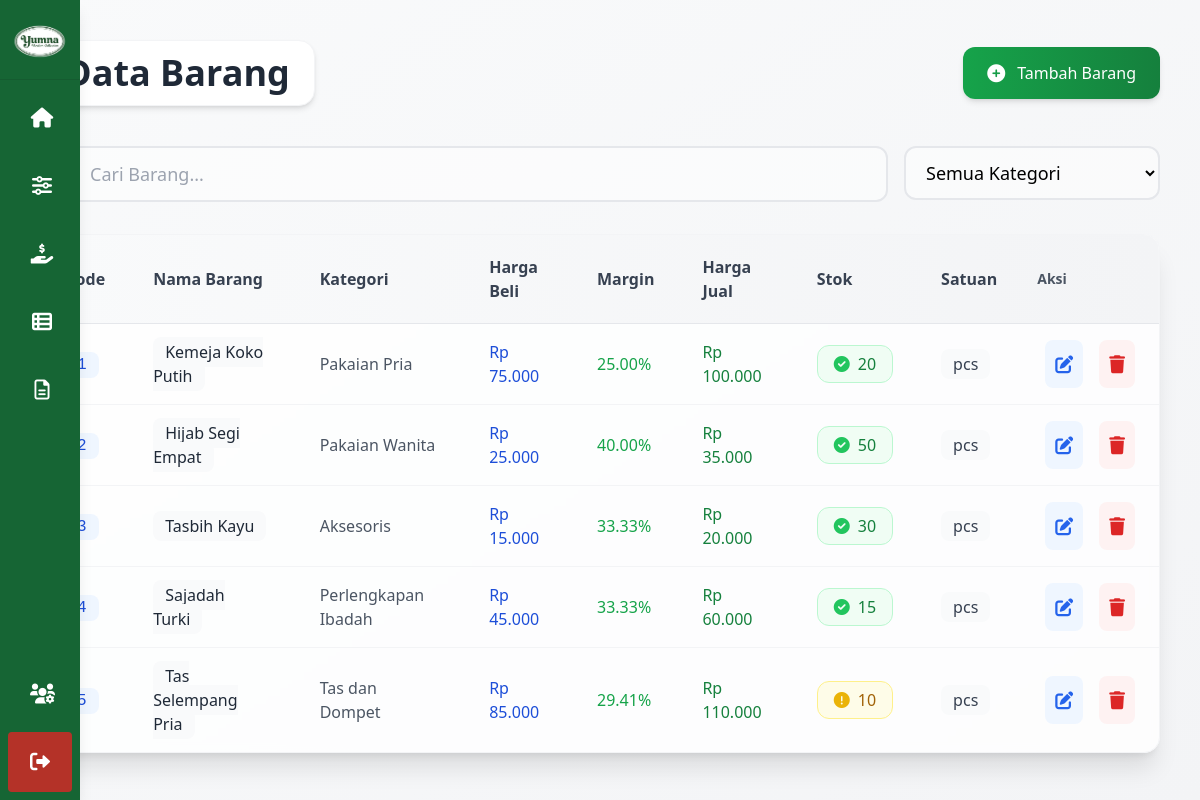
The page /pages/manage_barang.php (signed in) on the database its author committed.
### tables this page shows
CREATE TABLE barang (
    id_barang INT(10) AUTO_INCREMENT PRIMARY KEY,
    id_kategori INT(10) NOT NULL,
    nama_barang VARCHAR(50) NOT NULL,
    harga_beli INT(10) NOT NULL,
    margin DECIMAL(10,2) NOT NULL,
    harga_jual INT(10) NOT NULL,
    stok INT(5) NOT NULL DEFAULT 0,
    satuan_barang VARCHAR(20) NOT NULL,
    FOREIGN KEY (id_kategori) REFERENCES kategori(id_kategori) ON DELETE CASCADE
);

CREATE TABLE kategori (
    id_kategori INT(10) AUTO_INCREMENT PRIMARY KEY,
    kategori_barang VARCHAR(100) NOT NULL
);

### pages/manage_barang.php (the view, shortened to what this page needs)
<?php
require_once '../config/koneksi.php';
function formatRupiah($angka)
{
    return "Rp " . number_format($angka, 0, ',', '.');
}
$stmt = $pdo->query("SELECT b.*, k.kategori_barang
                    FROM barang b
                    JOIN kategori k ON b.id_kategori = k.id_kategori
                    ORDER BY b.id_barang");
$barangs = $stmt->fetchAll(PDO::FETCH_ASSOC);
?>
<!DOCTYPE html>
<html lang="id">
<head>
    <script src="https://cdn.tailwindcss.com"></script>
    <link rel="stylesheet" href="https://cdnjs.cloudflare.com/ajax/libs/font-awesome/6.0.0-beta3/css/all.min.css">
</head>
<body class="bg-gradient-to-br from-gray-50 to-gray-100 min-h-screen">
    <div class="flex">
        <?php include '../includes/sidebar.php'; ?>
        <main class="flex-1 p-6 sm:p-8 lg:p-10">
            <div class="max-w-7xl mx-auto">
                <header class="flex flex-col sm:flex-row justify-between items-center mb-10 gap-4">
                    <div class="flex items-center gap-4">
                        <h1 class="text-3xl sm:text-4xl font-bold text-gray-800 bg-white py-3 px-6 rounded-2xl shadow-md border border-gray-100">
                            Data Barang
                        </h1>
                    </div>
                    <?php if ($user_level === 'admin'): ?>
                        <button onclick="openModal('add')"
                            class="bg-gradient-to-r from-green-600 to-green-700 hover:from-green-700 hover:to-green-800 text-white px-6 py-3 rounded-xl flex items-center gap-3 transition-all duration-300 shadow-md hover:shadow-lg transform hover:-translate-y-0.5">
                            <i class="fas fa-plus-circle text-lg"></i>
                            <span class="font-medium">Tambah Barang</span>
                        </button>
                    <?php endif; ?>
                </header>
                <div class="mb-8">
                    <div class="flex gap-4">
                        <div class="flex-1 flex gap-4">
                            <div class="relative flex-1">
                                <input type="text"
                                    id="searchInput"
                                    placeholder="Cari Barang..."
                                    class="w-full pl-12 pr-4 py-3 text-lg rounded-xl border-2 border-gray-200 focus:outline-none focus:ring-2 focus:ring-green-500 focus:border-transparent transition-all bg-white/50">
                            </div>
                            <div class="w-64">
                                <select id="categoryFilter"
                                    class="w-full px-4 py-3 text-lg rounded-xl border-2 border-gray-200 focus:outline-none focus:ring-2 focus:ring-green-500 focus:border-transparent transition-all bg-white/50">
                                    <option value="">Semua Kategori</option>
                                </select>
                            </div>
                        </div>
                    </div>
                </div>
                <div class="bg-white/80 backdrop-blur-sm rounded-2xl shadow-xl overflow-hidden border border-gray-100">
                    <div class="overflow-x-auto">
                        <table class="w-full">
                            <thead class="bg-gradient-to-r from-gray-50 to-gray-100 border-b border-gray-200">
                                <tr>
                                    <th class="px-6 py-5 text-left text-base font-semibold text-gray-700">Kode</th>
                                    <th class="px-6 py-5 text-left text-base font-semibold text-gray-700">Nama Barang</th>
                                    <th class="px-6 py-5 text-left text-base font-semibold text-gray-700">Kategori</th>
                                    <th class="px-6 py-5 text-left text-base font-semibold text-gray-700">Harga Beli</th>
                                    <th class="px-6 py-5 text-left text-base font-semibold text-gray-700">Margin</th>
                                    <th class="px-6 py-5 text-left text-base font-semibold text-gray-700">Harga Jual</th>
                                    <th class="px-6 py-5 text-left text-base font-semibold text-gray-700">Stok</th>
                                    <th class="px-6 py-5 text-left text-base font-semibold text-gray-700">Satuan</th>
                                    <?php if ($user_level === 'admin'): ?>
                                        <th class="px-4 py-3 text-left text-sm font-semibold text-gray-600">Aksi</th>
                                    <?php endif; ?>
                                </tr>
                            </thead>
                            <tbody class="divide-y divide-gray-100" id="tableBody">
                                <?php foreach ($barangs as $barang): ?>
                                    <tr class="hover:bg-gray-50/50 transition-colors duration-150">
                                        <td class="px-6 py-4 text-base text-gray-600 font-medium">
                                            <span class="bg-blue-50 text-blue-700 px-3 py-1 rounded-lg font-mono">
                                                <?= htmlspecialchars($barang['id_barang']) ?>
                                            </span>
                                        </td>
                                        <td class="px-6 py-4">
                                            <span class="text-gray-800 font-medium text-base bg-gray-50 px-3 py-1 rounded-lg">
                                                <?= htmlspecialchars($barang['nama_barang']) ?>
                                            </span>
                                        </td>
                                        <td class="px-6 py-4 text-base text-gray-600"><?= htmlspecialchars($barang['kategori_barang']) ?></td>
                                        <td class="px-6 py-4">
                                            <span class="text-base font-medium text-blue-700"><?= formatRupiah($barang['harga_beli']) ?></span>
                                        </td>
                                        <td class="px-6 py-4">
                                            <span class="text-base font-medium <?= $barang['margin'] > 20 ? 'text-green-600' : 'text-blue-600' ?>">
                                                <?= number_format($barang['margin'], 2) ?>%
                                            </span>
                                        </td>
                                        <td class="px-6 py-4">
                                            <span class="text-base font-medium text-green-700"><?= formatRupiah($barang['harga_jual']) ?></span>
                                        </td>
                                        <td class="px-6 py-4">
                                            <span class="px-4 py-1.5 text-base rounded-xl inline-flex items-center gap-2 font-medium
                                                <?= $barang['stok'] > 10 ? 'bg-green-50 text-green-700 border border-green-200' : ($barang['stok'] > 0 ? 'bg-yellow-50 text-yellow-700 border border-yellow-200' :
                                                    'bg-red-50 text-red-700 border border-red-200') ?>">
                                                <i class="fas <?= $barang['stok'] > 10 ? 'fa-check-circle text-green-500' : ($barang['stok'] > 0 ? 'fa-exclamation-circle text-yellow-500' :
                                                                    'fa-times-circle text-red-500') ?>"></i>
                                                <?= $barang['stok'] ?>
                                            </span>
                                        </td>
                                        <td class="px-6 py-4">
                                            <span class="text-base font-medium text-gray-700 bg-gray-50 px-3 py-1 rounded-lg">
                                                <?= htmlspecialchars($barang['satuan_barang']) ?>
                                            </span>
                                        </td>
                                        <?php if ($user_level === 'admin'): ?>
                                            <td class="px-6 py-4">
                                                <div class="flex gap-4">
                                                    <button onclick='openModal("edit", <?= json_encode($barang) ?>)'
                                                        class="text-blue-600 hover:text-blue-800 bg-blue-50 p-2.5 rounded-lg hover:bg-blue-100 transition-colors">
                                                        <i class="fas fa-edit text-lg"></i>
                                                    </button>
                                                    <form method="POST" class="inline" onsubmit="return confirmDelete()">
                                                        <button type="submit" class="text-red-600 hover:text-red-800 bg-red-50 p-2.5 rounded-lg hover:bg-red-100 transition-colors">
                                                            <i class="fas fa-trash text-lg"></i>
                                                        </button>
                                                    </form>
                                                </div>
                                            </td>
                                        <?php endif; ?>
                                    </tr>
                                <?php endforeach; ?>
                            </tbody>
                        </table>
                    </div>
                </div>
            </div>
        </main>
    </div>
</body>
</html>

### rows shown on the page
barang: id_barang "1", nama_barang "Kemeja Koko Putih", id_kategori.kategori_barang "Pakaian Pria", harga_beli "Rp 75.000", margin "25.00", harga_jual "Rp 100.000", stok "20", satuan_barang "pcs"
barang: id_barang "2", nama_barang "Hijab Segi Empat", id_kategori.kategori_barang "Pakaian Wanita", harga_beli "Rp 25.000", margin "40.00", harga_jual "Rp 35.000", stok "50", satuan_barang "pcs"
barang: id_barang "3", nama_barang "Tasbih Kayu", id_kategori.kategori_barang "Aksesoris", harga_beli "Rp 15.000", margin "33.33", harga_jual "Rp 20.000", stok "30", satuan_barang "pcs"
barang: id_barang "4", nama_barang "Sajadah Turki", id_kategori.kategori_barang "Perlengkapan Ibadah", harga_beli "Rp 45.000", margin "33.33", harga_jual "Rp 60.000", stok "15", satuan_barang "pcs"
barang: id_barang "5", nama_barang "Tas Selempang Pria", id_kategori.kategori_barang "Tas dan Dompet", harga_beli "Rp 85.000", margin "29.41", harga_jual "Rp 110.000", stok "10", satuan_barang "pcs"
